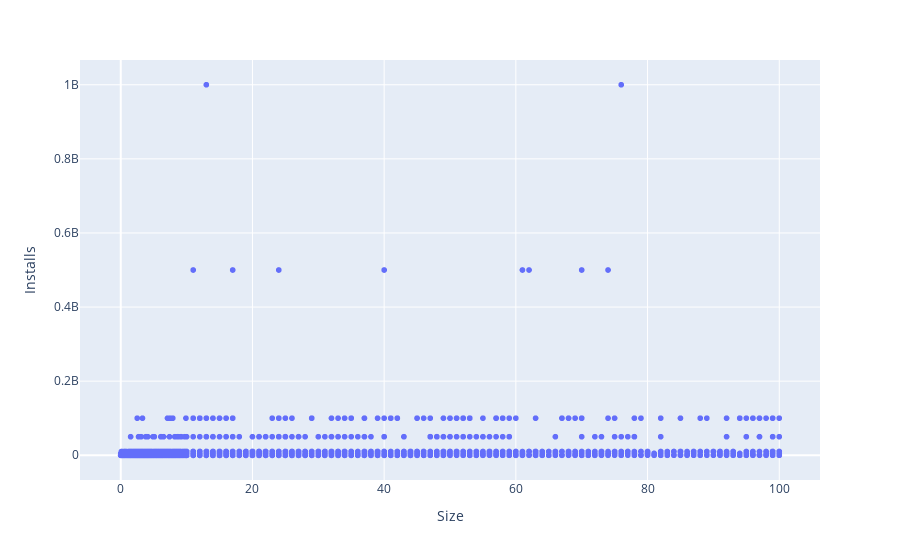

Source (notebook cell):
### Code cell
scatter_figure = px.scatter(data , x='Size' , y='Installs')
scatter_figure.show()

### Figure 1 — Plotly figure (JSON) as saved in the notebook; plotly's stock layout.template omitted (floating-point values rounded to 4 significant figures; data arrays with more than 128 entries replaced by an {"elided": "..."} marker saying what was removed)
{"data": [{"hovertemplate": "Size=%{x}<br>Installs=%{y}<extra></extra>", "legendgroup": "", "marker": {"color": "#636efa", "symbol": "circle"}, "mode": "markers", "name": "", "showlegend": false, "type": "scattergl", "x": {"elided": "7021 float values"}, "xaxis": "x", "y": {"elided": "7021 int values"}, "yaxis": "y"}], "layout": {"legend": {"tracegroupgap": 0}, "margin": {"t": 60}, "xaxis": {"anchor": "y", "domain": [0, 1], "title": {"text": "Size"}}, "yaxis": {"anchor": "x", "domain": [0, 1], "title": {"text": "Installs"}}}}
